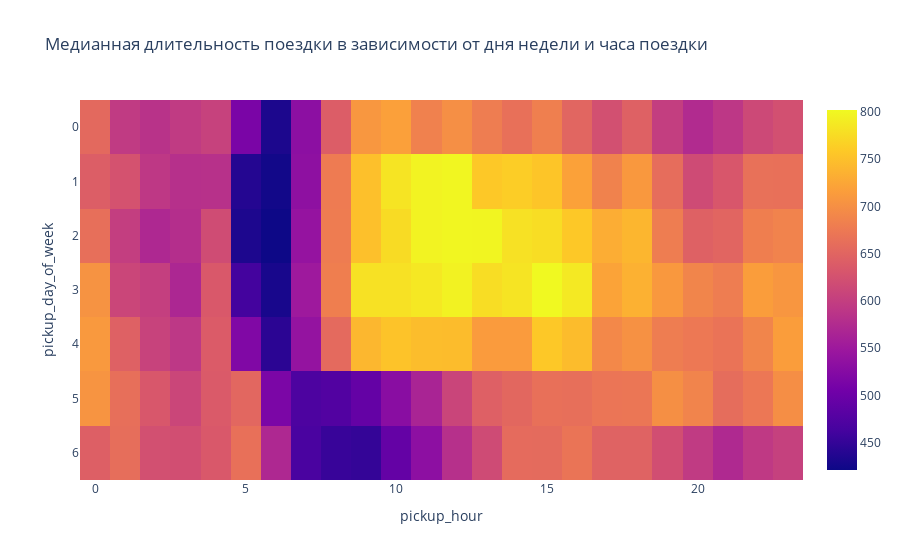

The notebook cell saved with this chart:
### Markdown cell above
### Задание 3.6.
Посмотрим на обе временные характеристики одновременно. 

Постройте сводную таблицу, по строкам которой отложены часы (pickup_hour), по столбцам - дни недели (pickup_day_of_week), а в ячейках - медианная длительность поездки (trip_duration). 

Визуализируйте полученную сводную таблицу с помощью тепловой карты (рекомендуемая палитра - coolwarm).

### Code cell
median_duration_wday_hour = taxi_data_2.pivot_table(
    values='trip_duration',
    index='pickup_day_of_week',
    columns='pickup_hour',
    aggfunc = 'median',
)

#тепловая карта
fig = px.imshow(
    median_duration_wday_hour,
    aspect='auto', # нормальная размерность
    title='Медианная длительность поездки в зависимости от дня недели и часа поездки'
)
fig.show()

### Figure 1 — Plotly figure (JSON) as saved in the notebook; plotly's stock layout.template omitted (floating-point values rounded to 4 significant figures; data arrays with more than 128 entries replaced by an {"elided": "..."} marker saying what was removed)
{"data": [{"coloraxis": "coloraxis", "hovertemplate": "pickup_hour: %{x}<br>pickup_day_of_week: %{y}<br>color: %{z}<extra></extra>", "name": "0", "type": "heatmap", "x": [0, 1, 2, 3, 4, 5, 6, 7, 8, 9, 10, 11, 12, 13, 14, 15, 16, 17, 18, 19, 20, 21, 22, 23], "xaxis": "x", "y": [0, 1, 2, 3, 4, 5, 6], "yaxis": "y", "z": {"elided": "7x24 float values"}}], "layout": {"coloraxis": {"colorscale": [[0, "#0d0887"], [0.1111, "#46039f"], [0.2222, "#7201a8"], [0.3333, "#9c179e"], [0.4444, "#bd3786"], [0.5556, "#d8576b"], [0.6667, "#ed7953"], [0.7778, "#fb9f3a"], [0.8889, "#fdca26"], [1, "#f0f921"]]}, "title": {"text": "Медианная длительность поездки в зависимости от дня недели и часа поездки"}, "xaxis": {"anchor": "y", "domain": [0, 1], "title": {"text": "pickup_hour"}}, "yaxis": {"anchor": "x", "autorange": "reversed", "domain": [0, 1], "title": {"text": "pickup_day_of_week"}}}}
